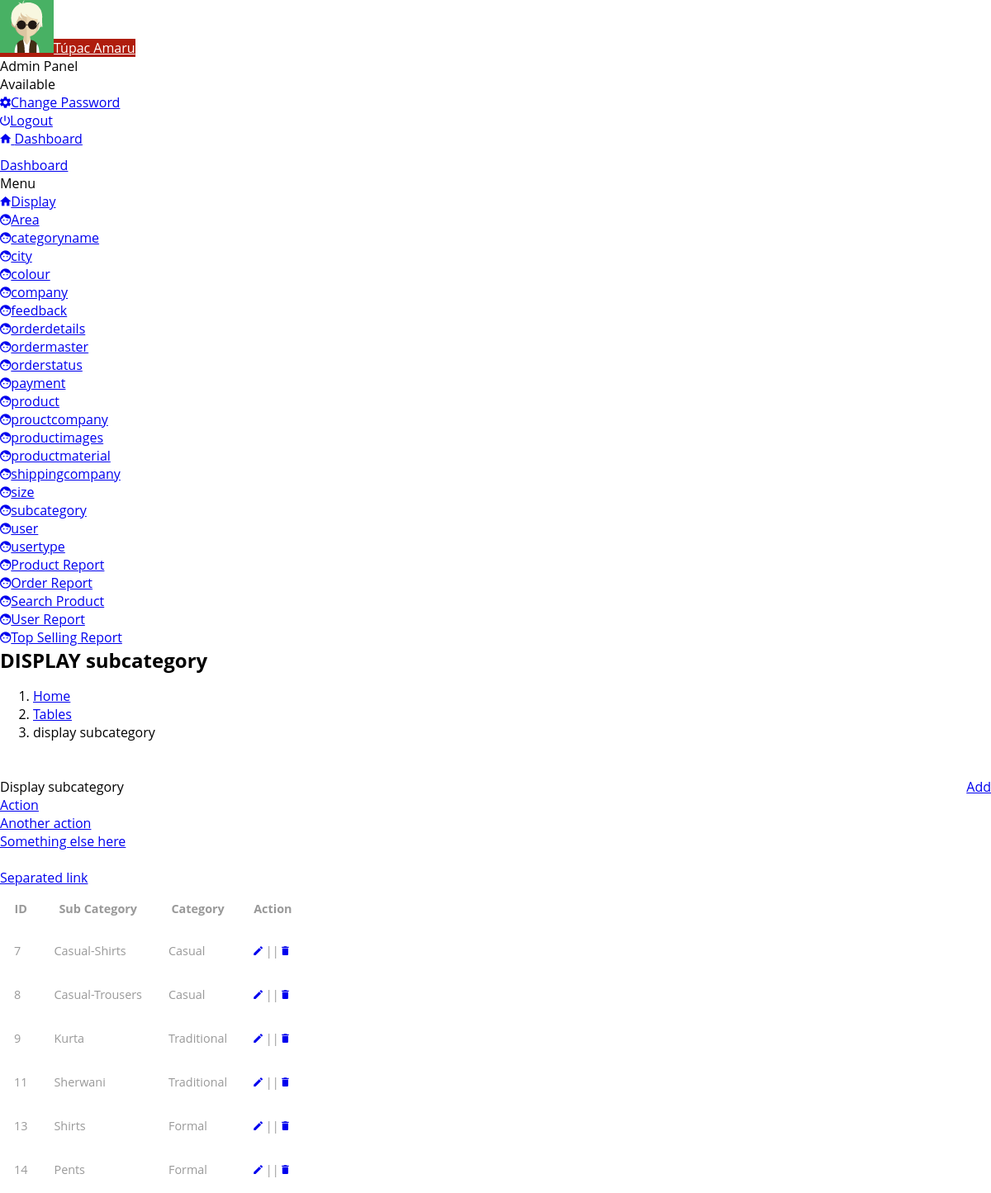
Screenshot of /admin/display-subcategory.php with the database file from the repository.
### tables this page shows
CREATE TABLE IF NOT EXISTS `tbl_subcategory` (
  `Sub_cat_id` int(11) NOT NULL,
  `Sub_cat_name` varchar(20) NOT NULL,
  `cat_id` int(11) NOT NULL,
  `Sub_cat_imgurl` varchar(250) NOT NULL,
  `is_active` int(11) NOT NULL DEFAULT '1',
  `is_delete` int(11) NOT NULL DEFAULT '0',
  `insert_datetime` timestamp NOT NULL DEFAULT CURRENT_TIMESTAMP
);

CREATE TABLE IF NOT EXISTS `tbl_category` (
  `cat_id` int(11) NOT NULL,
  `cat_name` varchar(20) NOT NULL,
  `cat_imgurl` varchar(100) NOT NULL,
  `is_active` int(11) NOT NULL DEFAULT '1',
  `is_delete` int(11) NOT NULL DEFAULT '0',
  `insert_datetime` datetime NOT NULL DEFAULT CURRENT_TIMESTAMP
);

### admin/display-subcategory.php (the view, shortened to what this page needs)
<!DOCTYPE html>
<html lang="en">
<head>
    <link rel="stylesheet" type="text/css" href="assets/lib/perfect-scrollbar/css/perfect-scrollbar.min.css"/>
    <link rel="stylesheet" type="text/css" href="assets/lib/material-design-icons/css/material-design-iconic-font.min.css"/>
    <link rel="stylesheet" type="text/css" href="assets/lib/datetimepicker/css/bootstrap-datetimepicker.min.css"/>
    <link rel="stylesheet" type="text/css" href="assets/lib/daterangepicker/css/daterangepicker.css"/>
    <link rel="stylesheet" type="text/css" href="assets/lib/select2/css/select2.min.css"/>
    <link rel="stylesheet" type="text/css" href="assets/lib/bootstrap-slider/css/bootstrap-slider.css"/>
    <link rel="stylesheet" href="assets/css/style.css" type="text/css"/>
  </head>
  <body>
    <div class="be-wrapper">
      <?php
      include './theme-part/header.php';
      ?>
      <?php
      include './theme-part/side_bar.php';
      ?>
         <div class="be-content">
        <div class="page-head">
          <h2 class="page-head-title">DISPLAY subcategory</h2>
          <ol class="breadcrumb page-head-nav">
            <li><a href="#">Home</a></li>
            <li><a href="#">Tables</a></li>
            <li class="active">display subcategory</li>
          </ol>
          <a href="insert-subcategory.php" class="btn btn-primary" style="float: right">Add</a>
        </div>
        <div class="main-content container-fluid">
          <div class="row">
            <div class="col-sm-12">
              <div class="panel panel-default panel-table">
                <div class="panel-heading"> Display subcategory
                  <div class="tools dropdown"><a href="#" type="button" data-toggle="dropdown" class="dropdown-toggle"></a>
                    <ul role="menu" class="dropdown-menu pull-right">
                      <li><a href="#">Action</a></li>
                      <li><a href="#">Another action</a></li>
                      <li><a href="#">Something else here</a></li>
                      <li class="divider"></li>
                      <li><a href="#">Separated link</a></li>
                    </ul>
                  </div>
                </div>
                <div class="panel-body">
                  <table  class="table table-striped table-hover table-fw-widget">
                    <thead>
                      <tr>
                        <th>ID</th>
                        <th>Sub Category</th>
                        <th>Category</th>
                       <th class="tg-5xsc">Action</th>
                      </tr>
                    </thead>
 <?php
$qry = "SELECT
    `tbl_category`.*
    , `tbl_subcategory`.*
FROM
    `tbl_subcategory`
    INNER JOIN `tbl_category`
        ON (`tbl_subcategory`.`cat_id` = `tbl_category`.`cat_id`);";
$result = mysqli_query($conn,$qry);
 while ($row = mysqli_fetch_array($result)){
    echo "<tr>";
    echo "<td>{$row['Sub_cat_id']}</td>";
    echo "<td>{$row['Sub_cat_name']}</td>";
    echo "<td>{$row['cat_name']}</td>";
       echo "<td><a href='edit-subcategory1.php?eid={$row['Sub_cat_id']}'><i class='mdi mdi-edit' aria-hidden='true'></i></a> || <a href='?id={$row['Sub_cat_id']}'><i class='mdi mdi-delete' aria-hidden='true'></i></a> </td>";
    echo "<tr>";
}
?>
                  </table>
                </div>
              </div>
            </div>
          </div>
        </div>
      </div>
    </div>
  </body>
</html>

### css/style.css (style rules this page uses)
body a { transition:0.5s all; -webkit-transition:0.5s all; -moz-transition:0.5s all; -o-transition:0.5s all; -ms-transition:0.5s all; }
h1,h2,h3,h4,h5,h6 { padding:0 0; margin:0 0; font-family: 'Open Sans', sans-serif; }
ul { padding:0 0; margin:0 0; }
body { padding:0 0; margin:0 0; font-family: 'Open Sans', sans-serif; }
.table > thead > tr > th, .table > tbody > tr > th, .table > tfoot > tr > th, .table > thead > tr > td, .table > tbody > tr > td, .table > tfoot > tr > td { border-top: none !important; }
.table td, .table>tbody>tr>td, .table>tbody>tr>th, .table>tfoot>tr>td, .table>tfoot>tr>th, .table>thead>tr>td, .table>thead>tr>th { padding: 15px!important; }
.table > thead > tr > th, .table > tbody > tr > th, .table > tfoot > tr > th, .table > thead > tr > td, .table > tbody > tr > td, .table > tfoot > tr > td { font-size: 0.9em; color: #999; border-top: none !important; }
ol { margin-bottom: 44px; }

### rows the page displays
tbl_subcategory: Sub_cat_id "7", Sub_cat_name "Casual-Shirts", cat.cat_name "Casual"
tbl_subcategory: Sub_cat_id "8", Sub_cat_name "Casual-Trousers", cat.cat_name "Casual"
tbl_subcategory: Sub_cat_id "9", Sub_cat_name "Kurta", cat.cat_name "Traditional"
tbl_subcategory: Sub_cat_id "11", Sub_cat_name "Sherwani", cat.cat_name "Traditional"
tbl_subcategory: Sub_cat_id "13", Sub_cat_name "Shirts", cat.cat_name "Formal"
tbl_subcategory: Sub_cat_id "14", Sub_cat_name "Pents", cat.cat_name "Formal"
